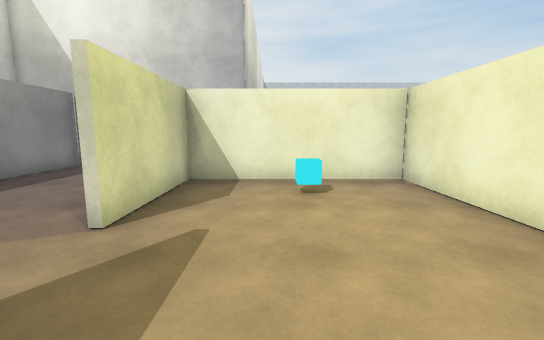
view 1 (above)

24 first-person views from a walk through a scene from a Unity 3-D project. The camera is 1.3 m above the floor, tilts 8° down and sees 90° across. The floor is counted in squares, 1 m on a side. Each view is taken from the middle of a square. On the plan, view 1 faces up. The plan holds only what a view shows up to about 13 squares ahead; the rest is blank. The place goes on beyond the plan. The player is left out. Some animated figures are left out. Surface patterns are stand-ins for the level's own textures.

view 2
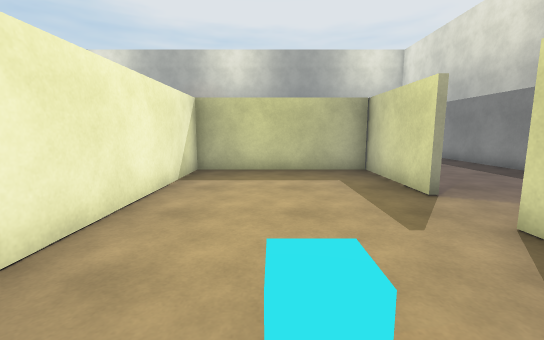

view 3
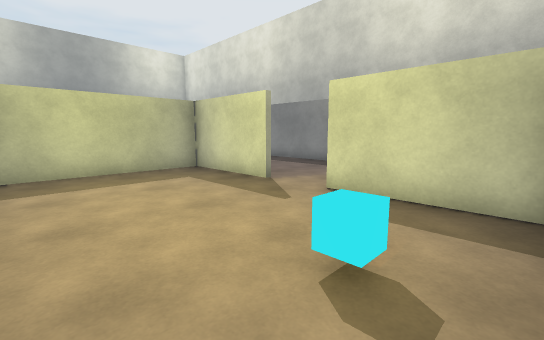

view 4
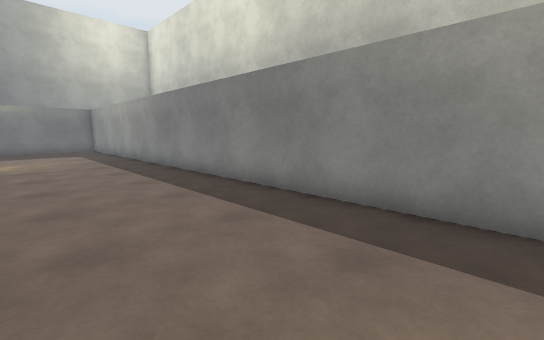

view 5
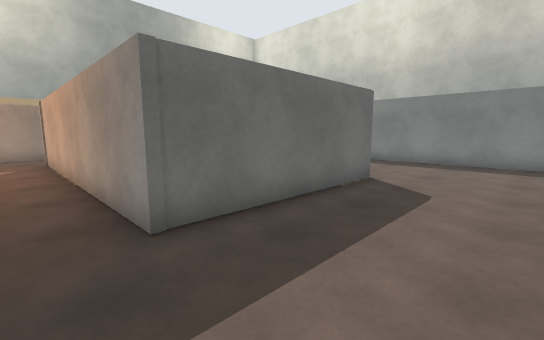

view 6
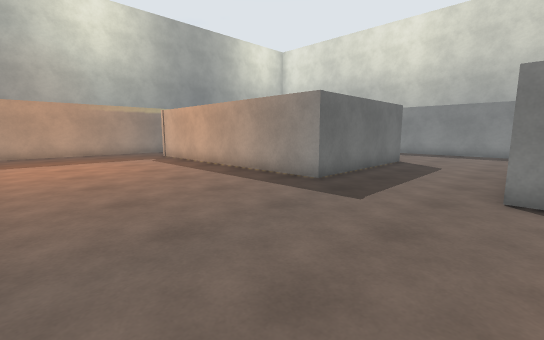

view 7
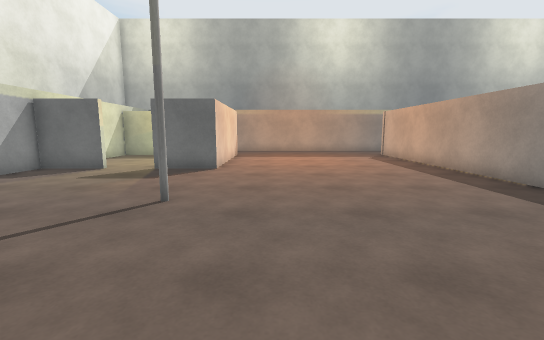

view 8
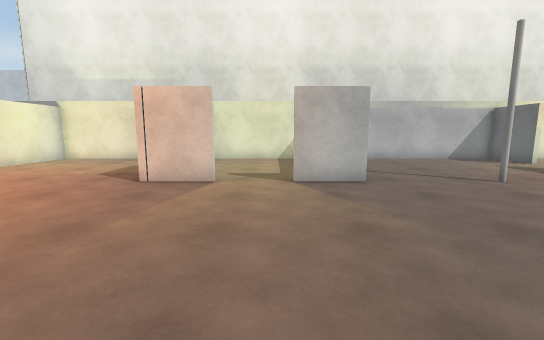

view 9
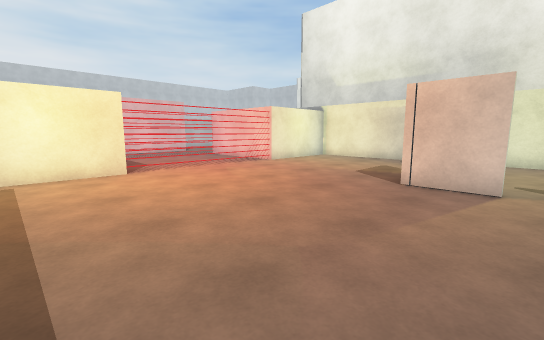

view 10
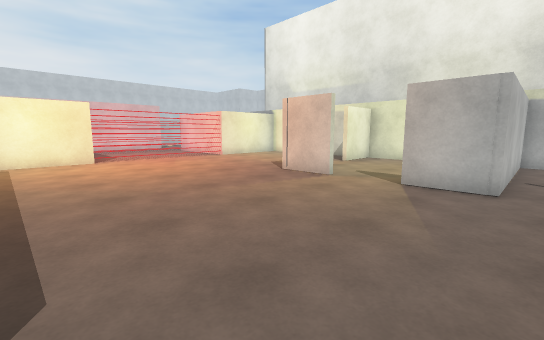

view 11
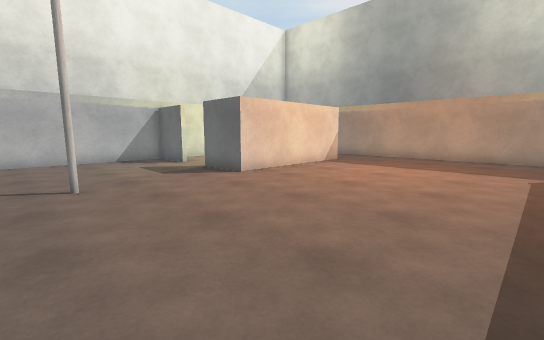

view 12
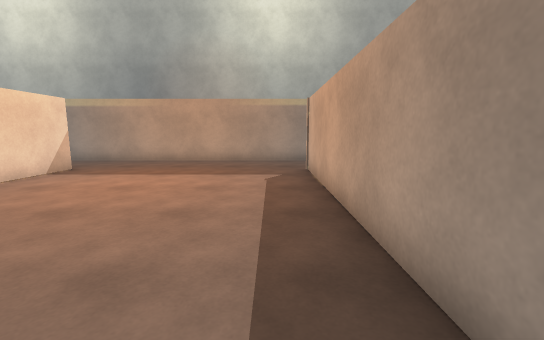

view 13
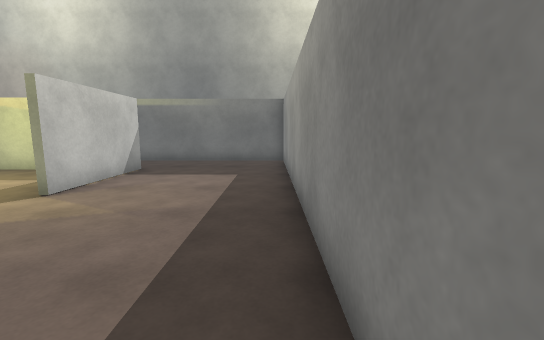

view 14
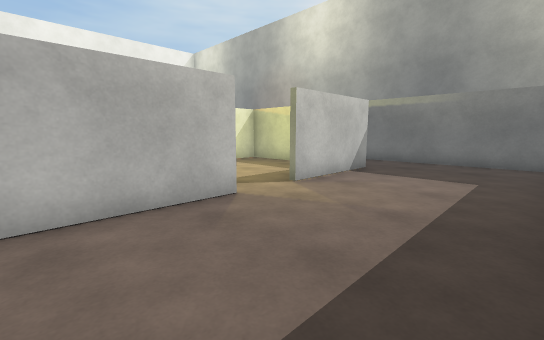

view 15
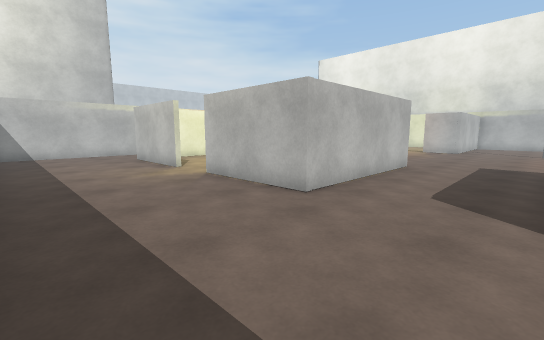

view 16
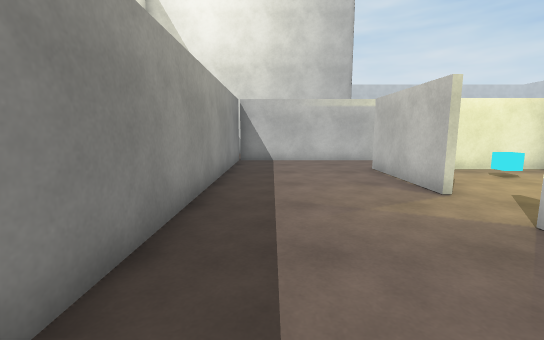

view 17
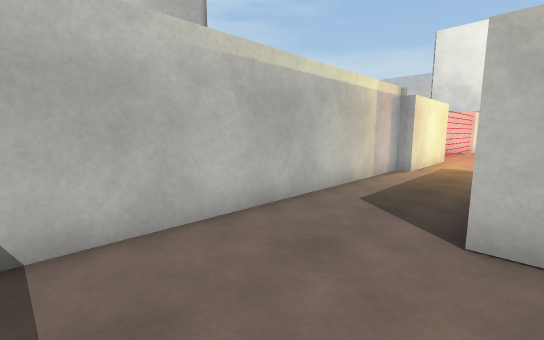

view 18
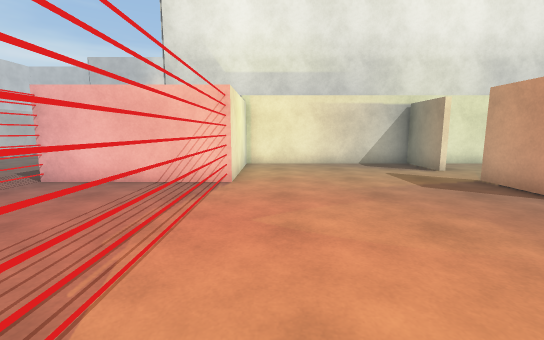

view 19
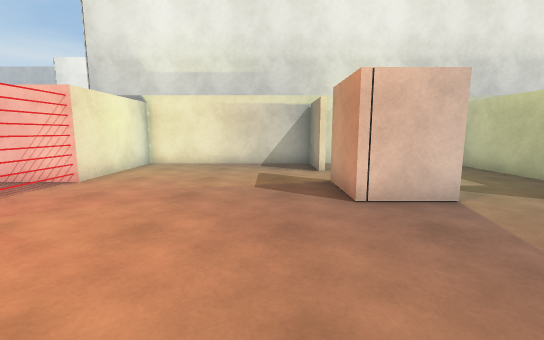

view 20
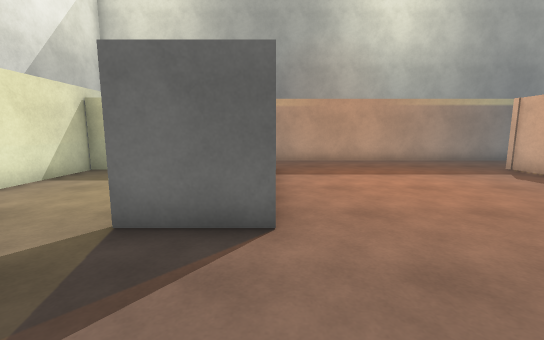

view 21
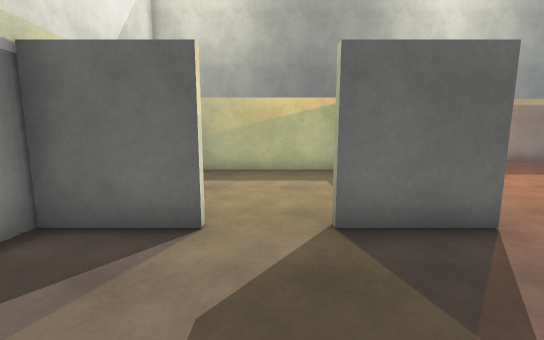

view 22
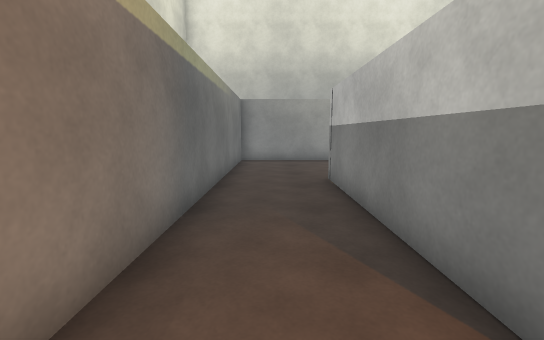

view 23
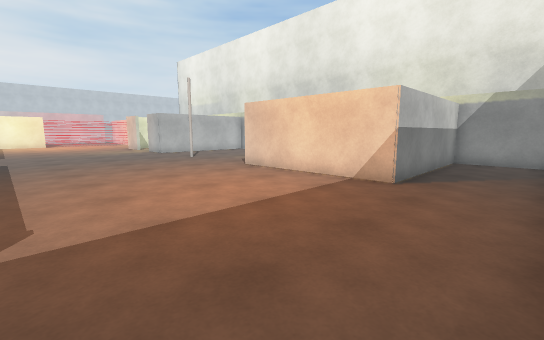

view 24
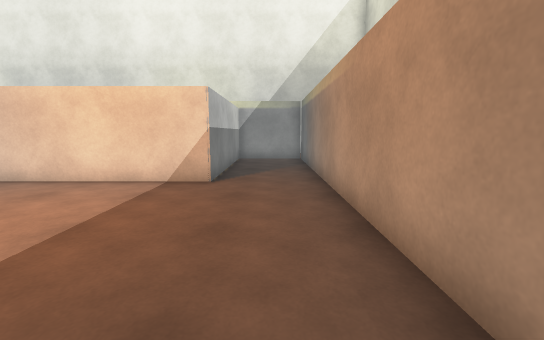

### Floor plan
Ten units are one square. View 1 is at (0, 0); x grows to the right and y downward. Boxes are objects, and circles mark ways between rooms. Rooms are numbered by the first view taken in them; rooms with no view inside come last. Other rooms are left out.
<svg viewBox="-80 -110 267 309">
<path fill="none" stroke="#000" d="M-23 -16 -23 22 35 22 35 -73 -23 -73 -23 -35M38 19 38 24 -25 24 -25 -16M-25 64 38 64 38 164 -25 164 -25 124M-25 105 -25 69M120 -15 120 -34 142 -34M-25 -35 -25 -76M159 105 182 105 182 49M182 31 182 24 120 24 120 5M159 -34 182 -34 182 -100 35 -100 35 -105 -75 -105 -75 194 180 194M182 164 120 164 120 105 142 105M182 191 182 160M174 -32 159 -32M182 -2 182 -29M141 22 174 22M129 162 182 162M182 160 182 131"/>
<rect x="5" y="-65" width="10" height="10" fill="#bbb"><title>cyan cube</title></rect>
<rect x="115" y="55" width="10" height="10" fill="#bbb"><title>cylinder</title></rect>
<circle cx="-20" cy="-25" r="3" fill="#2a7"/>
<circle cx="120" cy="-5" r="3" fill="#2a7"/>
<circle cx="150" cy="-30" r="3" fill="#2a7"/>
<circle cx="150" cy="110" r="3" fill="#2a7"/>
<text x="10" y="-30">1</text>
<text x="50" y="50">2</text>
<text x="150" y="-10">3</text>
<text x="150" y="130">4</text>
</svg>
Room 1 opens to room 2. Room 2 opens to room 3. Room 2 opens to room 4.

Where each view was taken, in squares from view 1:
view 1: 0 up, 0 right, facing up
view 2: 7 up, 1 right, facing down
view 3: 7 up, 3 right, facing down-left
view 4: 2 up, 3 left, facing down-left
view 5: 3 down, 5 right, facing down-left
view 6: 2 down, 10 right, facing down-left
view 7: 1 down, 10 right, facing down
view 8: 0 up, 5 right, facing right
view 9: 1 up, 5 right, facing up-right
view 10: 3 down, 5 right, facing up-right
view 11: 5 down, 5 right, facing down-right
view 12: 7 down, 5 right, facing down
view 13: 7 down, 7 left, facing down
view 14: 7 down, 7 left, facing down-right
view 15: 6 down, 7 left, facing up-right
view 16: 2 down, 6 left, facing up
view 17: 7 up, 6 left, facing up-right
view 18: 9 up, 7 right, facing right
view 19: 5 up, 7 right, facing right
view 20: 7 down, 12 right, facing down
view 21: 7 down, 15 right, facing down
view 22: 18 down, 5 right, facing left
view 23: 19 down, 5 right, facing up-right
view 24: 18 down, 5 right, facing right
